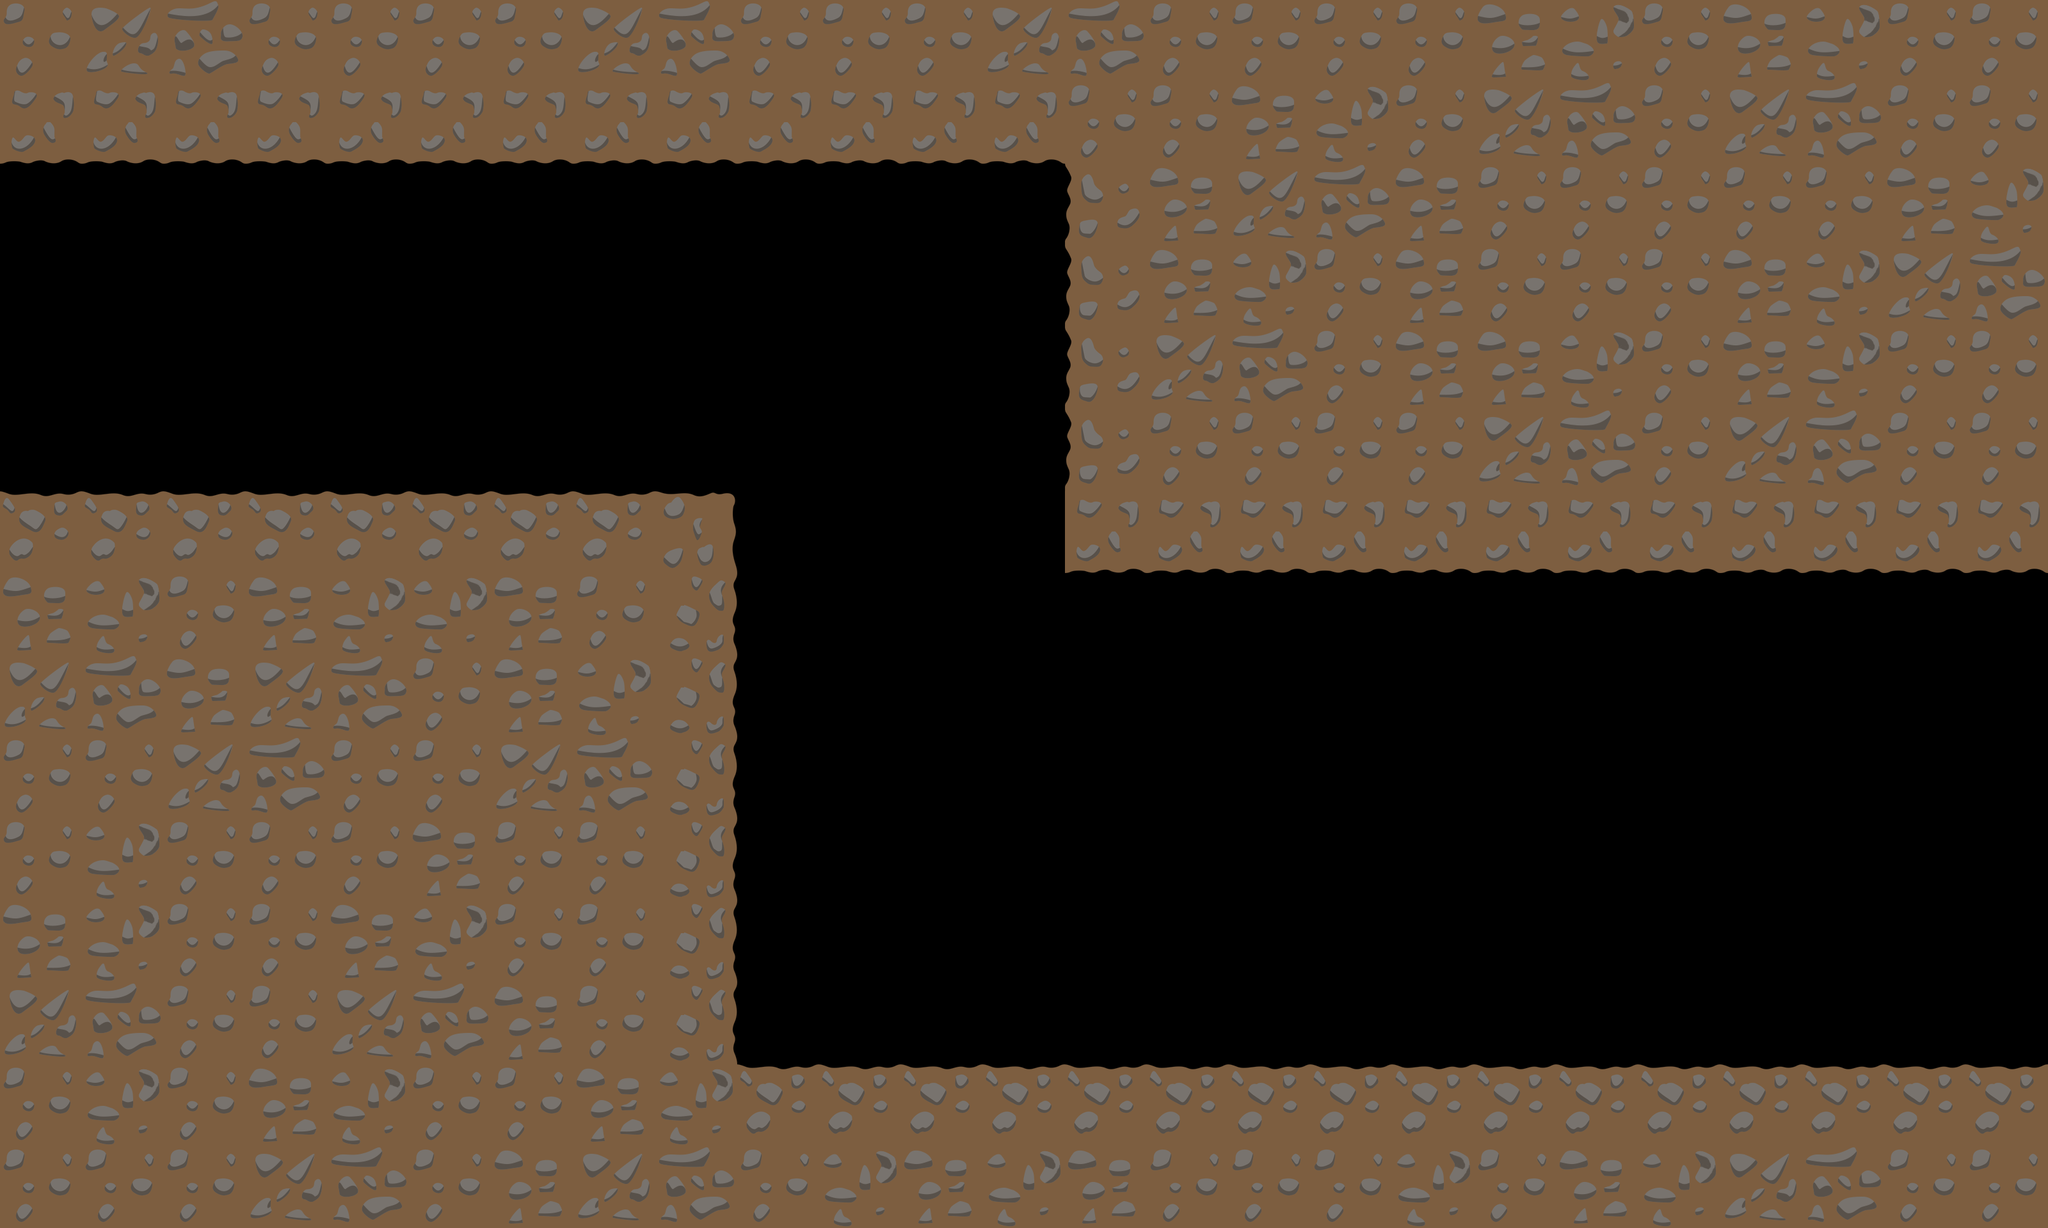

A 2D game scene composited from a Tiled map and its tileset images. What follows is a short description and the map's XML, with every tile layer's data as written:
An orthogonal 25x15 tile map with 128x128 px tiles, 1 tile layer (Tile Layer 1), 3 tilesets and 11 objects.

<map version="1.0" tiledversion="1.1.2" orientation="orthogonal" renderorder="right-down" width="25" height="15" tilewidth="128" tileheight="128" infinite="0" nextobjectid="19">
 <tileset firstgid="1" source="Tile map 9 tileä - vähennetty kiviä.tsx" />
 <tileset firstgid="10" source="Tile map 9 x (128px x 128px).tsx" />
 <tileset firstgid="19" source="Erilaiset keskipalat perustileihin.tsx" />
 <layer name="Tile Layer 1" width="25" height="15">
  <data encoding="csv">
5,21,22,5,5,5,5,21,22,5,5,5,21,22,5,5,5,5,19,20,5,19,20,5,5,
8,8,8,8,8,8,8,8,8,8,8,8,8,5,5,19,20,5,21,22,5,21,22,5,5,
0,0,0,0,0,0,0,0,0,0,0,0,0,4,19,21,22,19,5,5,5,5,5,19,20,
0,0,0,0,0,0,0,0,0,0,0,0,0,4,19,20,5,19,5,5,5,19,20,21,22,
0,0,0,0,0,0,0,0,0,0,0,0,0,4,21,22,5,19,19,20,5,19,20,5,5,
0,0,0,0,0,0,0,0,0,0,0,0,0,4,5,5,5,5,21,22,5,21,22,5,5,
2,2,2,2,2,2,2,2,3,0,0,0,0,8,8,8,8,8,8,8,8,8,8,8,8,
19,20,5,19,20,20,19,5,6,0,0,0,0,0,0,0,0,0,0,0,0,0,0,0,0,
21,22,19,21,22,5,19,20,6,0,0,0,0,0,0,0,0,0,0,0,0,0,0,0,0,
5,5,21,22,5,5,21,22,6,0,0,0,0,0,0,0,0,0,0,0,0,0,0,0,0,
5,20,5,5,5,19,5,5,6,0,0,0,0,0,0,0,0,0,0,0,0,0,0,0,0,
19,20,5,5,19,20,5,5,6,0,0,0,0,0,0,0,0,0,0,0,0,0,0,0,0,
21,22,5,5,21,22,19,5,6,0,0,0,0,0,0,0,0,0,0,0,0,0,0,0,0,
5,20,5,19,20,5,5,19,20,2,2,2,2,2,2,2,2,2,2,2,2,2,2,2,2,
5,5,5,21,22,5,19,21,22,5,20,19,20,19,5,5,5,20,5,19,20,21,22,5,5
</data>
 </layer>
 <objectgroup name="walls-rectangle">
  <object id="5" x="0" y="0" width="1664" height="256" />
  <object id="6" x="1664" y="0" width="1536" height="896" />
  <object id="7" x="0" y="768" width="1152" height="1152" />
  <object id="8" x="1152" y="1664" width="2048" height="256" />
  <object id="14" x="0" y="256" width="128" height="512" />
 </objectgroup>
 <objectgroup name="checkpoint-rectangle">
  <object id="9" x="1792" y="896" width="128" height="768" />
 </objectgroup>
 <objectgroup name="frog-spawn-rectangle">
  <object id="13" x="128" y="512" width="128" height="128" />
 </objectgroup>
 <objectgroup name="grass-down" offsetx="128" offsety="0">
  <object id="15" x="768" y="256" width="256" height="256" />
 </objectgroup>
 <objectgroup name="octopus1-1-start">
  <object id="16" x="2432" y="896" width="128" height="128" />
 </objectgroup>
 <objectgroup name="octopus1-1-end">
  <object id="17" x="2432" y="1536" width="128" height="128" />
 </objectgroup>
 <objectgroup name="endzone-rectangle">
  <object id="18" x="2944" y="896" width="256" height="768" />
 </objectgroup>
</map>